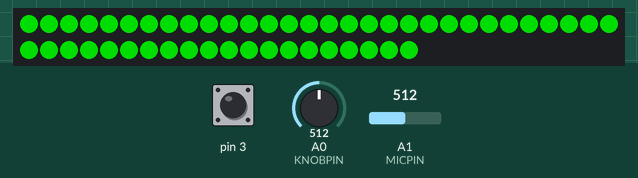
Simulated run of this sketch. Board: Arduino Uno, built with avr-gcc and run on an emulated ATmega328P. Shown: 50 RGB LEDs in strip order, left to right, continuing on the next row. The inputs (shaded band) are chosen by the test bench; at power-on: A0 (KNOBPIN) = 512, pin 3 LOW, A1 (MICPIN) = 512. Dim RGB values are drawn brighter than linear; random numbers use the default seed unless the sketch sets one.

Above: at 0.1 s.
At 1.3 s:
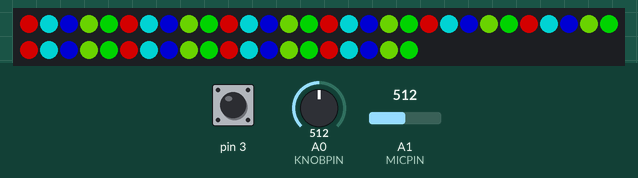
1.4 s: A0 (KNOBPIN) set to 122
4.4 s: A0 (KNOBPIN) set to 511
6.2 s: pin 3 pulsed HIGH 5 times (0.12 s each, 0.3 s apart)
At 7.11 s:
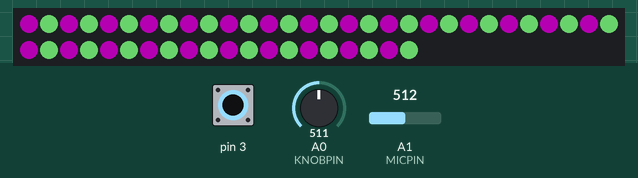
Timing chart, 0 to 9.2 s (numbered marks = the images above; inputs shaded):
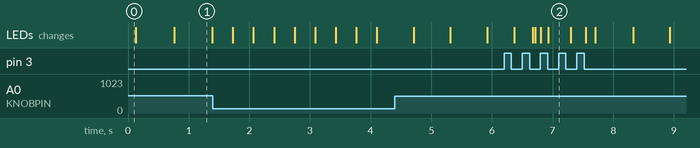

The sketch:

basicString.ino
```cpp
/* Sketch By Josh Wentworth
 *  ToDo:
 *  Mode manager for easy registration/creation using common interface for modes
 *  open scource on gihub
 *   - document sources
 *   - circuit diagram
 *   - component links
 */
#include <Adafruit_NeoPixel.h>
#include "Mode.h"
#include "Utils.h"
#include "ChristmasLightsMode.h"
#include "ChristmasRunnerMode.h"
#include "AudioLevelsMode.h"
#include "AlternatingMode.h"
#include "StarsMode.h"
#include "RunnerMode.h"
#include "Button.h"
//#include <nRF24L01.h>
//#include <RF24.h>

// Basic Inputs
int LEDPIN = 2;

// WiFi Radio Inputs
//int CSNPIN = 7;
//int CEPIN = 8;
//int MOSIPIN = 11;
//int MISOPIN = 12;
//int SCKPIN = 13;

// Sketch Constants
const int LEDS = 50; // TODO use strip.numPixels() instead of setting a constant

// Sketch Variables
int mode = 0;

Button* button = new Button(3);

//const byte address[6] = "00001";

//RF24 radio(CSNPIN, CEPIN);
Adafruit_NeoPixel strip = Adafruit_NeoPixel(LEDS, LEDPIN, NEO_GRB + NEO_KHZ800);

void renderStrip() {
  strip.show();

  // Clear all LEDs to avoid unwanted preservation of colors
  for (int led = 0; led < LEDS; led++) {
    strip.setPixelColor(led, 0, 0, 0);
  }
}

// TODO create interface for ModeManager to easily register/unregister
// and handle mode execution
Mode *registeredModes[] = {
  new ChristmasRunnerMode(&strip, &LEDS),
  new ChristmasLightsMode(&strip, &LEDS),
  new RunnerMode(&strip, LEDS),
  new AlternatingMode(&strip, &LEDS),
  new AudioLevelsMode(&strip, &LEDS)
};
int registeredModesLen = 5;

void setup() {
  Serial.begin(9600);

  // Setup components
  strip.begin();
  strip.show();

  // Show red for a moment to signify setup is complete
  for (int led = 0; led < LEDS; led++) {
    strip.setPixelColor(led, 0, 150, 0);
  }
  strip.show();
  delay(100);
}

void loop() {
  // Update components
  button->update();
  renderStrip();

  if (button->wasShortPressed()) {
    mode = (mode + 1) % registeredModesLen;
  }

  registeredModes[mode]->run();
}
```

AlternatingMode.h
```cpp
#ifndef AlternatingMode_h
#define AlternatingMode_h

#include <Adafruit_NeoPixel.h>
#include "Mode.h"
#include "Utils.h"

class AlternatingMode: public Mode {
  public:
    AlternatingMode(Adafruit_NeoPixel *strip, int* ledCount) {
      this->strip = strip;
      this->ledCount = ledCount;
    }
    void run() {
      color colorValue = getSingleColorValue();
      color flippedValue = getFlippedColorOf(colorValue);

      // All colors divided by two to reduce brightness and
      // preserve battery
      for (int ledIndex = 0; ledIndex < this->ledCount; ledIndex++) {
        if (ledIndex % 2 == 0) {
          this->strip->setPixelColor(ledIndex,
            float(colorValue.green / 2),
            float(colorValue.red / 2),
            float(colorValue.blue / 2));
        } else {
          this->strip->setPixelColor(ledIndex,
            float(flippedValue.green / 2),
            float(flippedValue.red / 2),
            float(flippedValue.blue / 2));
        }
      }
    }
  private:
    Adafruit_NeoPixel *strip;
    int ledCount;
};

#endif
```

AudioLevelsMode.h
```cpp
#ifndef AudioLevelsMode_h
#define AudioLevelsMode_h

#include <Adafruit_NeoPixel.h>
#include "Mode.h"
#include "Utils.h"

class AudioLevelsMode: public Mode {
  public:
    AudioLevelsMode(Adafruit_NeoPixel *strip, int* ledCount) {
      this->strip = strip;
      this->ledCount = ledCount;
    }
    void run() {
      float micLevel = getMicLevel();
      color colorValue = getSingleColorValue();

      for (int test = 0; test < this->ledCount; test++) {
        this->strip->setPixelColor(test,
          float(colorValue.green) * micLevel,
          float(colorValue.red) * micLevel,
          float(colorValue.blue) * micLevel);
      }

       keepBatteryOn(this->strip);
    }
  private:
    Adafruit_NeoPixel *strip;
    int ledCount;
};

#endif
```

Button.h
```cpp
#ifndef Button_h
#define Button_h

// TODO refactor to make presses feel more immediate
class Button {
  public:
    Button(int inputPin) {
      pin = inputPin;
      pinMode(inputPin, INPUT);
      wasDown = false;
      wasPressed = false;
      longPressDuration = 1000;
      pressDuration = -1;
    }
    void update() {
      bool isDown = digitalRead(this->pin) == HIGH;
      bool isUp = digitalRead(this->pin) == LOW;

      if (isDown && !this->wasDown) {
        this->wasDown = true;
        this->pressStart = millis();
      } else if (isUp && this->wasDown) {
        this->pressDuration = millis() - this->pressStart;
        this->wasDown = false;
        this->wasPressed = true;
      } else {
        this->wasPressed = false;
      }
    }
    bool wasShortPressed() {
      return this->wasPressed && this->pressDuration < this->longPressDuration;
    }
    bool wasLongPressed() {
      return this->wasPressed && this->pressDuration >= this->longPressDuration;
    }
  private:
    int pin;
    bool wasDown;
    bool wasPressed;
    float pressStart;
    float longPressDuration;
    float pressDuration;
};

#endif
```

ChristmasLightsMode.h
```cpp
#ifndef ChristmasLightsMode_h
#define ChristmasLightsMode_h

#include <Adafruit_NeoPixel.h>
#include "Mode.h"
#include "Utils.h"

class ChristmasLightsMode: public Mode {
  public:
    ChristmasLightsMode(Adafruit_NeoPixel *strip, int* ledCount) {
      this->strip = strip;
      this->ledCount = ledCount;
      this->maxFullValue = 127;
      this->fullValue = 127;
      this->halfValue = 63;
    }
    void run() {
      this->setLightValues();

      for (int ledIndex = 0; ledIndex < this->ledCount; ledIndex++) {
        int colorIndex = ledIndex % 5;
        switch (colorIndex) {
          case 0: // Red
            this->strip->setPixelColor(ledIndex, 0, this->fullValue, 0);
            break;
          case 1: // Green
            this->strip->setPixelColor(ledIndex, this->fullValue, 0, 0);
            break;
          case 2: // Purple
            this->strip->setPixelColor(ledIndex, 0, this->fullValue, this->fullValue);
            break;
          case 3: // Blue
            this->strip->setPixelColor(ledIndex, 0, 0, this->fullValue);
            break;
          case 4: // Orange
            this->strip->setPixelColor(ledIndex, this->halfValue, this->fullValue, 0);
            break;
        }
      }
    }
    void setLightValues() {
//      float scalar = getKnobValue() / 1024;
//
//      this->fullValue = (int)(scalar * float(this->maxFullValue));
//      this->halfValue = (int)(float(this->fullValue) / 2);
    }
  private:
    Adafruit_NeoPixel *strip;
    int ledCount;
    int fullValue;
    int halfValue;
    int maxFullValue;
};

#endif
```

ChristmasRunnerMode.h
```cpp
#ifndef ChristmasRunnerMode_h
#define ChristmasRunnerMode_h

#include <Adafruit_NeoPixel.h>
#include "Mode.h"
#include "Utils.h"

const int COLOR_COUNT = 5;

class ChristmasRunnerMode: public Mode {
  public:
    ChristmasRunnerMode(Adafruit_NeoPixel *strip, int* ledCount) {
      this->strip = strip;
      this->ledCount = ledCount;
      this->offset = 0;
      this->runCounter = 0;
      this->fullValue = 127;
      this->halfValue = 63;
      this->runSpeed = 30;
    }
    void run() {
      float fullValue = 255;
      float halfValue = 127;

      // All colors divided by two to reduce brightness and
      // preserve battery
      for (int ledIndex = 0; ledIndex < this->ledCount; ledIndex++) {
        int colorIndex = (ledIndex + this->offset) % COLOR_COUNT;
        switch (colorIndex) {
          case 0: // Red
            this->strip->setPixelColor(ledIndex, 0, this->fullValue, 0);
            break;
          case 1: // Green
            this->strip->setPixelColor(ledIndex, this->fullValue, 0, 0);
            break;
          case 2: // Purple
            this->strip->setPixelColor(ledIndex, 0, this->fullValue, this->fullValue);
            break;
          case 3: // Blue
            this->strip->setPixelColor(ledIndex, 0, 0, this->fullValue);
            break;
          case 4: // Orange
            this->strip->setPixelColor(ledIndex, this->halfValue, this->fullValue, 0);
            break;
        }
      }

      this->runSpeed = 15 + (int)((float(getKnobValue()) / 1024.0f) * 40.0f);

      this->runCounter++;
      if (this->runCounter >= this->runSpeed) {
        this->runCounter = 0;
        this->offset = (this->offset + 1) % COLOR_COUNT;
      }
    }
  private:
    Adafruit_NeoPixel *strip;
    int ledCount;
    int offset;
    int runCounter;
    int runSpeed;
    int fullValue;
    int halfValue;
};

#endif
```

Mode.h
```cpp
#ifndef Mode_h
#define Mode_h

class Mode {
  public:
    virtual void run() = 0;
};

#endif
```

RunnerMode.h
```cpp
#ifndef RunnerMode_h
#define RunnerMode_h

#include <Adafruit_NeoPixel.h>
#include "Mode.h"
#include "Utils.h"

class Runner {
  public:
    Runner(Adafruit_NeoPixel *strip) {
      this->strip = strip;
      this->headIndex = 0;
      this->tailLength = 5;
      this->runThrottle = 15;
      this->runCallCount = 0;
      this->totalPixels = strip->numPixels();
    }
    void run() {
      this->handleThrottling();

      int lastIndex = this->headIndex;

      color currentColor = getSingleColorValue();

      for (int count = 0; count < this->tailLength; count++) {
        float diminish = float(this->tailLength - count)/float(this->tailLength);
        this->strip->setPixelColor(this->headIndex - count,
          currentColor.green * diminish,
          currentColor.red * diminish,
          currentColor.blue * diminish);
      }
    }
    void setHeadIndex(int newHeadIndex) {
      this->headIndex = newHeadIndex;
    }
    int getHeadIndex() {
      return this->headIndex;
    }
  private:
    void handleThrottling() {
      this->runCallCount++;

      if (this->runCallCount >= this->runThrottle) {
        this->headIndex++;

        // reset to 0 if out of bounds
        if (this->headIndex > this->totalPixels) {
          this->headIndex = 0;
        }

        this->runCallCount = 0;
      }
    }
    Adafruit_NeoPixel *strip;
    int headIndex;
    int tailLength;
    // determines throttle, lower is faster, should probably change this
    int runThrottle;
    int runCallCount;
    int totalPixels;
};

class RunnerMode: public Mode {
  public:
    RunnerMode(Adafruit_NeoPixel *strip, int ledCount) {
      int quarterOfLeds = ledCount / 4;
      this->runner1 = new Runner(strip);
      this->runner1->setHeadIndex(0);
      this->runner2 = new Runner(strip);
      this->runner2->setHeadIndex(quarterOfLeds);
      this->runner3 = new Runner(strip);
      this->runner3->setHeadIndex(quarterOfLeds * 2);
      this->runner4 = new Runner(strip);
      this->runner4->setHeadIndex(quarterOfLeds * 3);
    }
    void run() {
      this->runner1->run();
      this->runner2->run();
      this->runner3->run();
      this->runner4->run();
    }
  private:
    Runner *runner1;
    Runner *runner2;
    Runner *runner3;
    Runner *runner4;
};

#endif
```

StarsMode.h
```cpp
#ifndef StarsMode_h
#define StarsMode_h

#include <Adafruit_NeoPixel.h>
#include "Mode.h"
#include "Utils.h"

class StarsMode: public Mode {
  public:
    StarsMode(Adafruit_NeoPixel *strip, int* ledCount) {
      this->strip = strip;
      this->ledCount = ledCount;
      this->frame = 0;
    }
    void run() {
      float micLevel = getMicLevel();
      color colorValue = getSingleColorValue();

      for (int star = 0; star < this->ledCount; star++) {
        if (this->ledLvls[star][0] > 0) {
          if (this->ledLvls[star][1] == 1) {
            if (this->ledLvls[star][0] < 100) {
              this->ledLvls[star][0]++;
            } else {
              this->ledLvls[star][1] = 0;
            }
          } else {
            this->ledLvls[star][0]--;
          }
          float starLvl = this->ledLvls[star][0] / 100.0;
          this->strip->setPixelColor(star,
            float(colorValue.green) * micLevel * starLvl,
            float(colorValue.red) * micLevel * starLvl,
            float(colorValue.blue) * micLevel * starLvl);
        }
      }
      if (this->frame == 5) {
        int newStar = random(50);
        int newStar2 = random(50);
        this->ledLvls[newStar][0] = 1;
        this->ledLvls[newStar][1] = 1;
        this->ledLvls[newStar2][0] = 1;
        this->ledLvls[newStar2][1] = 1;
        this->frame = 0;
      }
      this->frame++;
    }
  private:
    Adafruit_NeoPixel *strip;
    int frame;
    int ledLvls[50][2];
    int* ledCount;
};

#endif
```

Utils.h
```cpp
#ifndef Utils_h
#define Utils_h

#include <Adafruit_NeoPixel.h>

// Pin Constants
const int KNOBPIN = 14;
const int MICPIN = 15;

// Other Constants
const int sampleSize = 30;

// Globals
int knobIn = 0;
int threshhold = 100;
float gain = 50.0;


// TODO use library friendly data with strip.Color instead of this
// Colors stored and set in the order of
// green, red, blue not RGB
typedef struct colorValues {
  uint8_t green;
  uint8_t red;
  uint8_t blue;
}
color;

int getKnobValue() {
  return analogRead(KNOBPIN);
}

color getSingleColorValue() {
  color colorValue;
  knobIn = analogRead(KNOBPIN);
  // which third of circle is the knob in
  int phase = knobIn / 341.333;
  float ramp = (knobIn % 342) / 341.333;
  if (phase == 0) {
    colorValue.green = int(ramp * 255.0);
    colorValue.red = int((1.0 - ramp) * 255.0);
    colorValue.blue = 0;
  } else if (phase == 1) {
    colorValue.blue = int(ramp * 255.0);
    colorValue.green = int((1.0 - ramp) * 255.0);
    colorValue.red = 0;
  } else if (phase == 2) {
    colorValue.red = int(ramp * 255.0);
    colorValue.blue = int((1.0 - ramp) * 255.0);
    colorValue.green = 0;
  }

  return colorValue;
}

color getFlippedColorOf(color referenceColor) {
  color flipped;
  flipped.green = 255 - referenceColor.green;
  flipped.red = 255 - referenceColor.red;
  flipped.blue = 255 - referenceColor.blue;

  return flipped;
}

void keepBatteryOn(Adafruit_NeoPixel *strip) {
  // Keep every fifth light on so phone battery doesn't turn off
  color colorValue = getSingleColorValue();

  for (int on = 0; on < 5; on++) {
    strip->setPixelColor(on * 10,
      colorValue.green,
      colorValue.red,
      colorValue.blue);
  }
}

float getMicLevel() {
  int lvl1;
  unsigned long start = millis();
  int high = 0;
  int low = 1024;
  while (millis() - start < sampleSize) {
    int sample = analogRead(MICPIN);
    if (sample < low) {
      low = sample;
    } else if (sample > high) {
      high = sample;
    }
  }
  lvl1 = high - low;
  float micLvl = lvl1 / 1024.0;
  if (threshhold > 20) {
    threshhold = threshhold - 1;
  }
  if (lvl1 > threshhold) {
    threshhold = lvl1;
  }
  gain = 1024.0 / threshhold;
  micLvl = micLvl * gain;

  return micLvl;
}

#endif
```

Measured:
- what the display in image 1 shows lasts 0.6 s, from 0.8 s to 1.4 s
